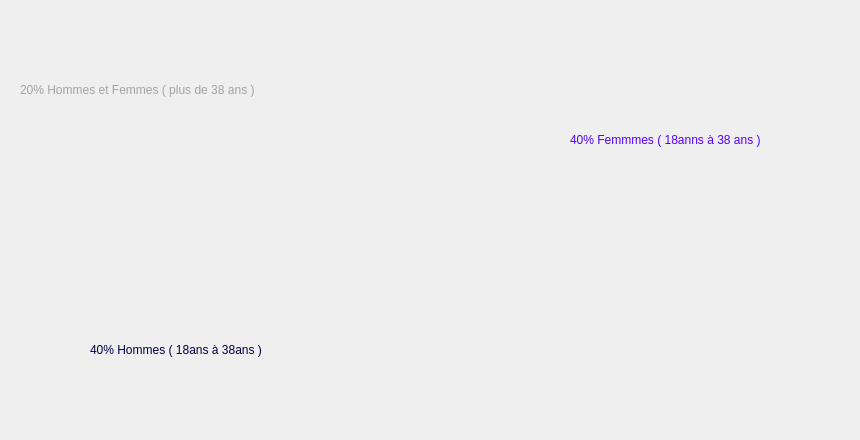
             <widget class="QWidget" name="tab_18">
              <attribute name="title">
               <string>   Fonctionnalités   </string>
              </attribute>
              <widget class="QLabel" name="label_13">
               <property name="geometry">
                <rect>
                 <x>180</x>
                 <y>70</y>
                 <width>511</width>
                 <height>361</height>
                </rect>
               </property>
               <property name="text">
                <string/>
               </property>
               <property name="pixmap">
                <pixmap resource="icones.qrc">:/icones/icone/pourcentage.png</pixmap>
               </property>
               <property name="scaledContents">
                <bool>true</bool>
               </property>
              </widget>
              <widget class="QLabel" name="label_14">
               <property name="geometry">
                <rect>
                 <x>90</x>
                 <y>340</y>
                 <width>251</width>
                 <height>20</height>
                </rect>
               </property>
               <property name="styleSheet">
                <string notr="true">font: 12pt &quot;Tw Cen MT Condensed Extra Bold&quot;;</string>
               </property>
               <property name="text">
                <string>&lt;html&gt;&lt;head/&gt;&lt;body&gt;&lt;p&gt;&lt;span style=&quot; color:#000043;&quot;&gt;40% Hommes ( 18ans à 38ans )&lt;/span&gt;&lt;/p&gt;&lt;/body&gt;&lt;/html&gt;</string>
               </property>
              </widget>
              <widget class="QLabel" name="label_15">
               <property name="geometry">
                <rect>
                 <x>570</x>
                 <y>130</y>
                 <width>281</width>
                 <height>21</height>
                </rect>
               </property>
               <property name="styleSheet">
                <string notr="true">font: 12pt &quot;Tw Cen MT Condensed Extra Bold&quot;;</string>
               </property>
               <property name="text">
                <string>&lt;html&gt;&lt;head/&gt;&lt;body&gt;&lt;p&gt;&lt;span style=&quot; color:#5500ff;&quot;&gt;40% Femmmes ( 18anns à 38 ans )&lt;/span&gt;&lt;/p&gt;&lt;/body&gt;&lt;/html&gt;</string>
               </property>
              </widget>
              <widget class="QLabel" name="label_16">
               <property name="geometry">
                <rect>
                 <x>20</x>
                 <y>80</y>
                 <width>341</width>
                 <height>20</height>
                </rect>
               </property>
               <property name="styleSheet">
                <string notr="true">font: 12pt &quot;Tw Cen MT Condensed Extra Bold&quot;;</string>
               </property>
               <property name="text">
                <string>&lt;html&gt;&lt;head/&gt;&lt;body&gt;&lt;p&gt;&lt;span style=&quot; color:#a3a3a3;&quot;&gt;20% Hommes et Femmes ( plus de 38 ans )&lt;/span&gt;&lt;/p&gt;&lt;/body&gt;&lt;/html&gt;</string>
               </property>
              </widget>
             </widget>
